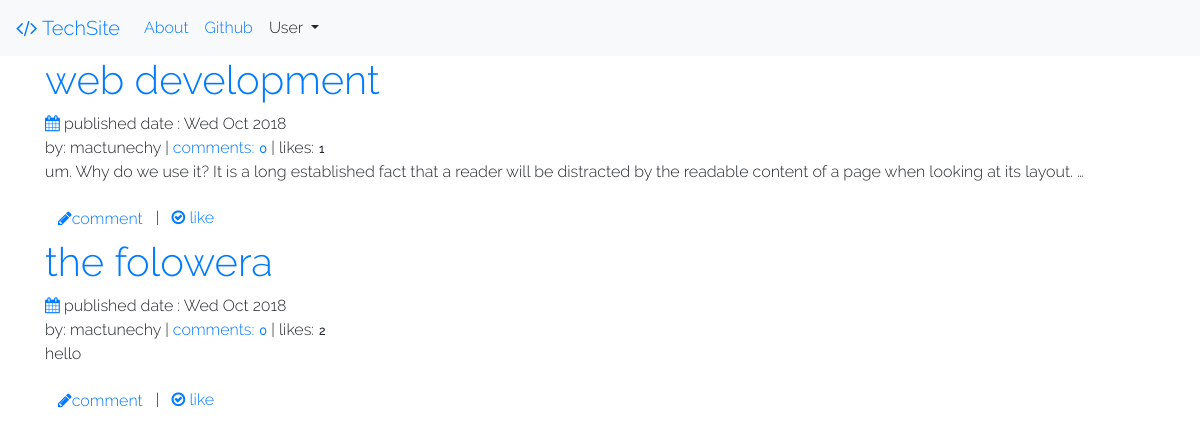
Before: / with the older database file.
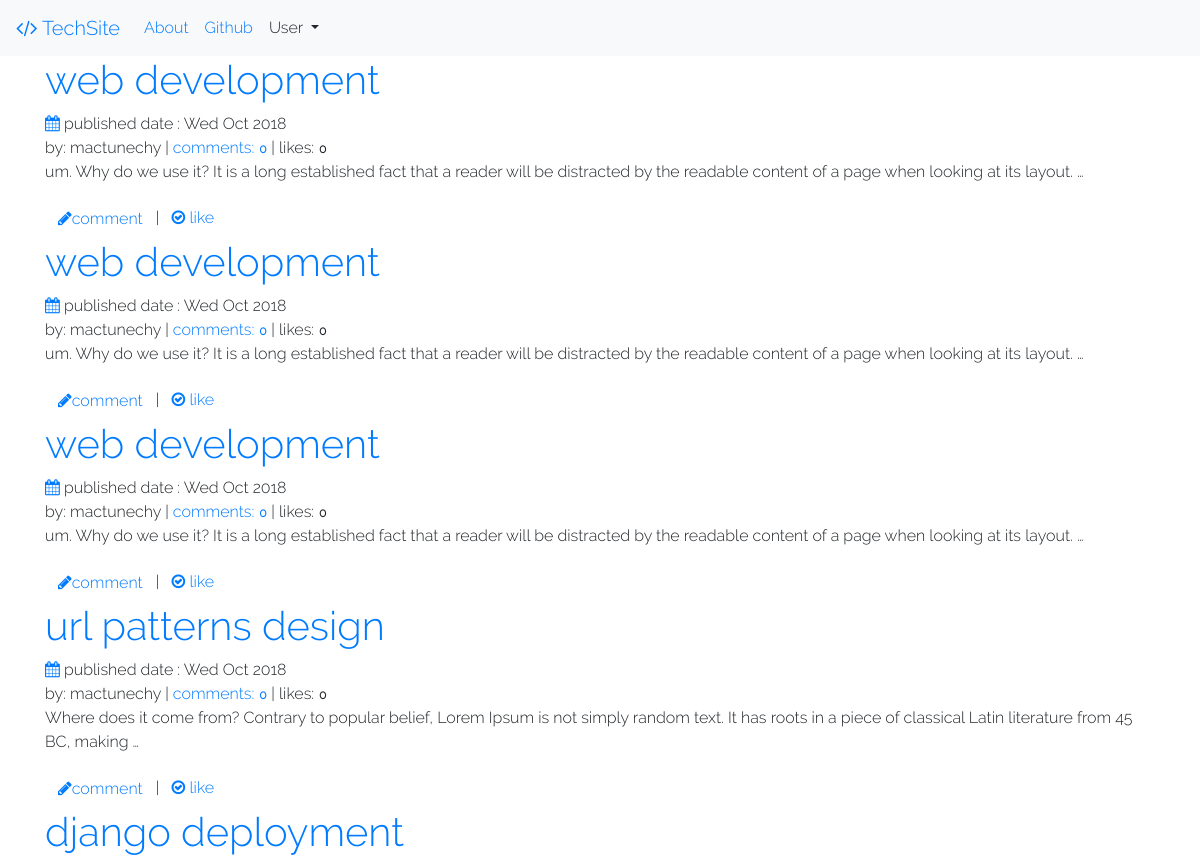
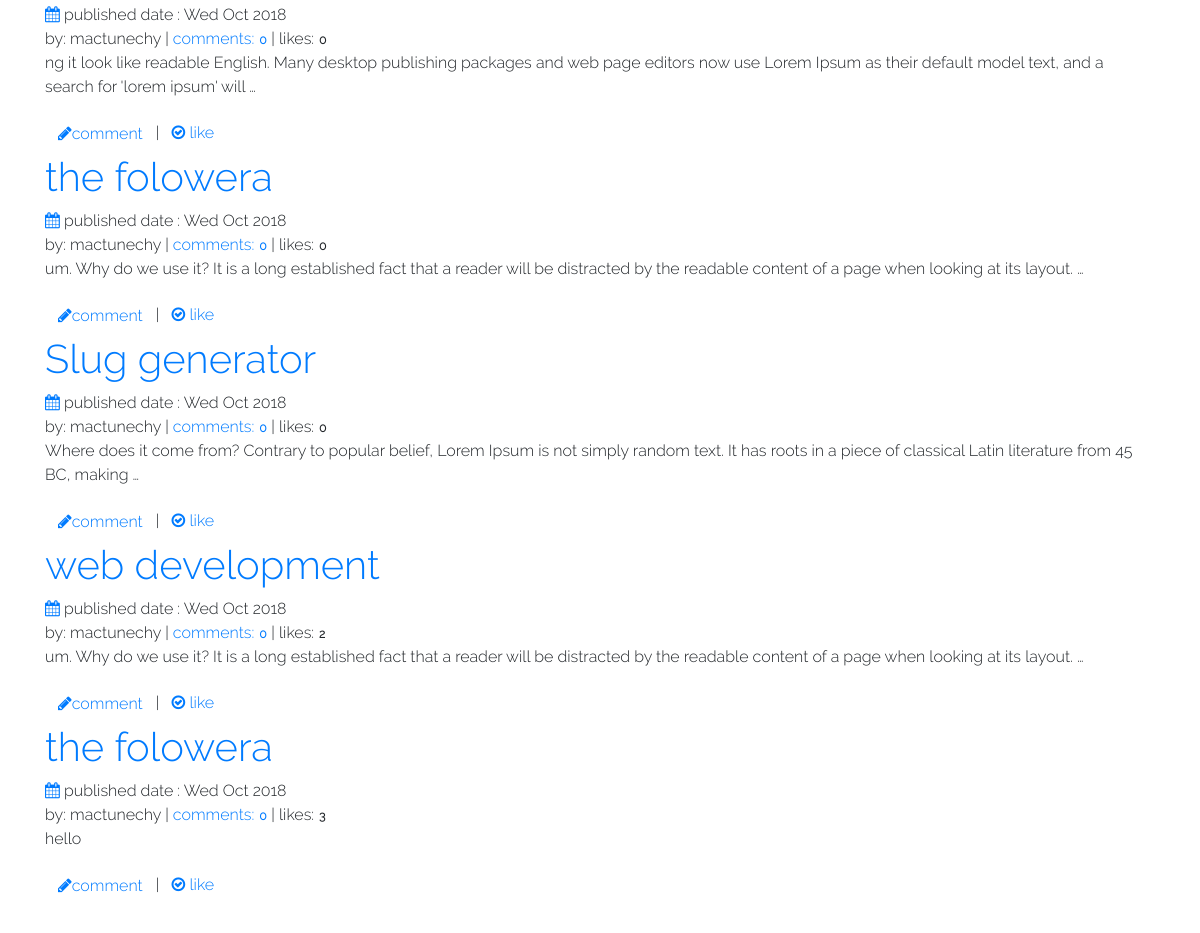
After: the same page with the newer database file (2 pictures, top to bottom).
### blog/models.py (models this page shows, shortened)
class Post(models.Model):
	author  =models.ForeignKey('auth.User', on_delete=models.PROTECT)
	title	  =models.CharField(max_length=200)
	text 	=models.TextField()
	category= models.CharField(max_length=100,default="None",blank=True)
	create_date	 = models.DateTimeField(default=timezone.now)
	published_date = models.DateTimeField(blank=True,null=True)
	likes = models.IntegerField(default = 0,blank=True)
	def approved_comments(self):
		return self.comments.filter(approve_comment=True)

### blog/views.py (the view)
# urls.py: path('',views.Post_list.as_view(), name = 'post_list'),
class Post_list(ListView):
	model = 	Post
	template_name = 'blog/post_list.html'
	def get_queryset(self):
		return Post.objects.filter(published_date__lte = timezone.now()).order_by('-published_date')

### blog/templates/blog/post_list.html
{% extends 'base.html'%}
{% block content %}
<div class="centerpost">
	{% for post in post_list %}
	<a href="{% url 'post_detail' pk=post.pk %}"><h1>{{post.title}}</h1> <i class="fa fa-calendar"></i></a>
	published date : {{post.published_date|date:"D M Y"}} <br>
	by: {{post.author}} | 	<a href="{% url 'post_detail' pk=post.pk %}">comments:<span class=" badge badge-default">{{post.approved_comments.count}}</a>|&nbsp;<a>likes:</a><span class = 'badge  badge-default'>{{post.likes}}</span>
	<p>{{post.text|truncatewords:"30"}}</p>
	<a class="btn btn-default" href="{% url 'add_comment_to_post' pk=post.pk %}"> <i class='fa fa-pencil'></i>comment</a>| &nbsp; <a href="{% url 'like' pk=post.pk %}"><i class="fa fa-check-circle-o"></i> like </a>
	{% endfor%}
</div>
{% endblock %}

Changed rows visible on the page:
now on this page (row edited): Post: title "web development", published_date "Wed Oct 2018", author "mactunechy", approved_comments.count "0", likes "0", text "um. Why do we use it? It is a long established fact that a reader will be distracted by the readable content of a page when looking at its layout. …"
now on this page (row edited): Post: title "web development", published_date "Wed Oct 2018", author "mactunechy", approved_comments.count "0", likes "0", text "um. Why do we use it? It is a long established fact that a reader will be distracted by the readable content of a page when looking at its layout. …"
now on this page (row edited): Post: title "web development", published_date "Wed Oct 2018", author "mactunechy", approved_comments.count "0", likes "0", text "um. Why do we use it? It is a long established fact that a reader will be distracted by the readable content of a page when looking at its layout. …"
added Post: title "url patterns design", published_date "Wed Oct 2018", author "mactunechy", approved_comments.count "0", likes "0", text "Where does it come from? Contrary to popular belief, Lorem Ipsum is not simply random text. It has roots in a piece of classical Latin literature from 45 BC, making …"
added Post: title "django deployment", published_date "Wed Oct 2018", author "mactunechy", approved_comments.count "0", likes "0", text "ng it look like readable English. Many desktop publishing packages and web page editors now use Lorem Ipsum as their default model text, and a search for 'lorem ipsum' will …"
now on this page (row edited): Post: title "the folowera", published_date "Wed Oct 2018", author "mactunechy", approved_comments.count "0", likes "0", text "um. Why do we use it? It is a long established fact that a reader will be distracted by the readable content of a page when looking at its layout. …"
added Post: title "Slug generator", published_date "Wed Oct 2018", author "mactunechy", approved_comments.count "0", likes "0", text "Where does it come from? Contrary to popular belief, Lorem Ipsum is not simply random text. It has roots in a piece of classical Latin literature from 45 BC, making …"
changed Post (number 8 of 9 on the later page): likes "1" → "2"
changed Post "hello": likes "2" → "3"
